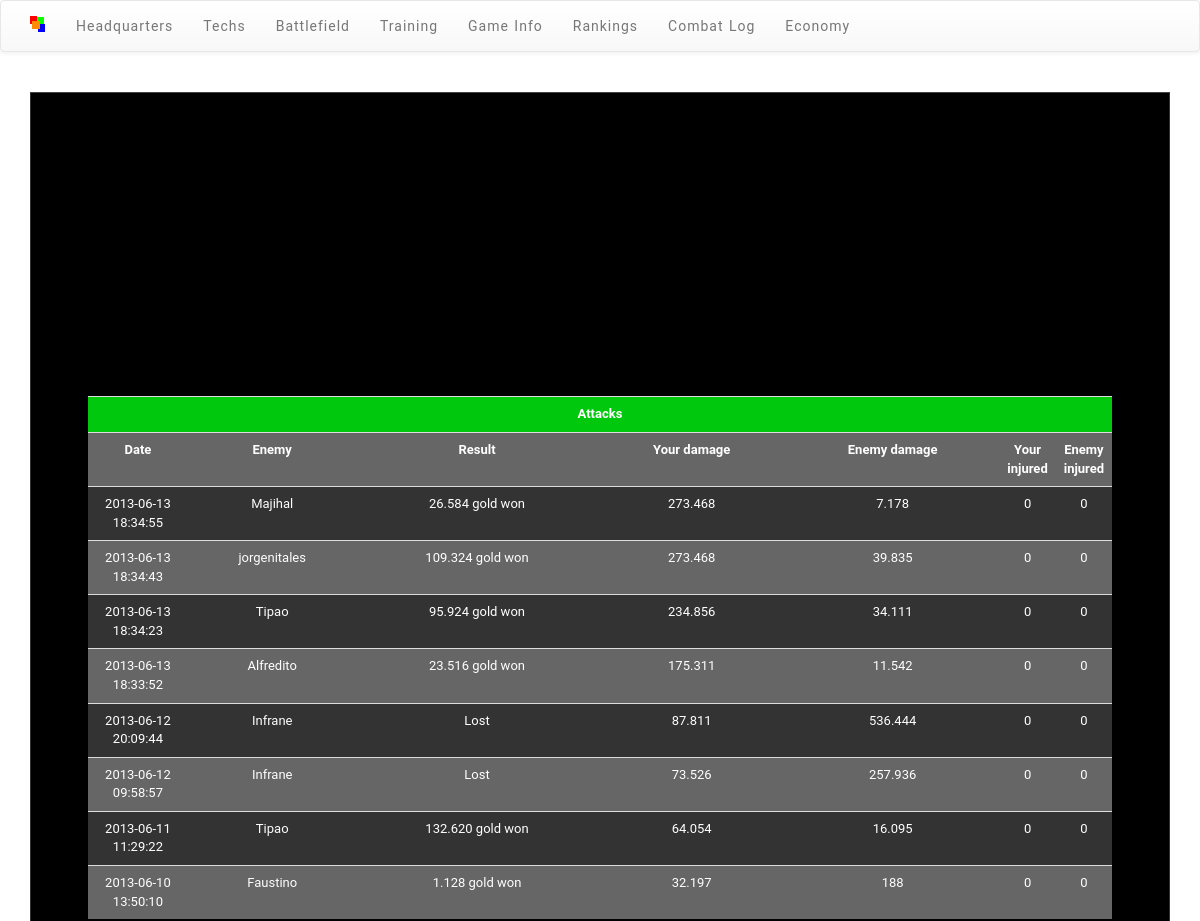
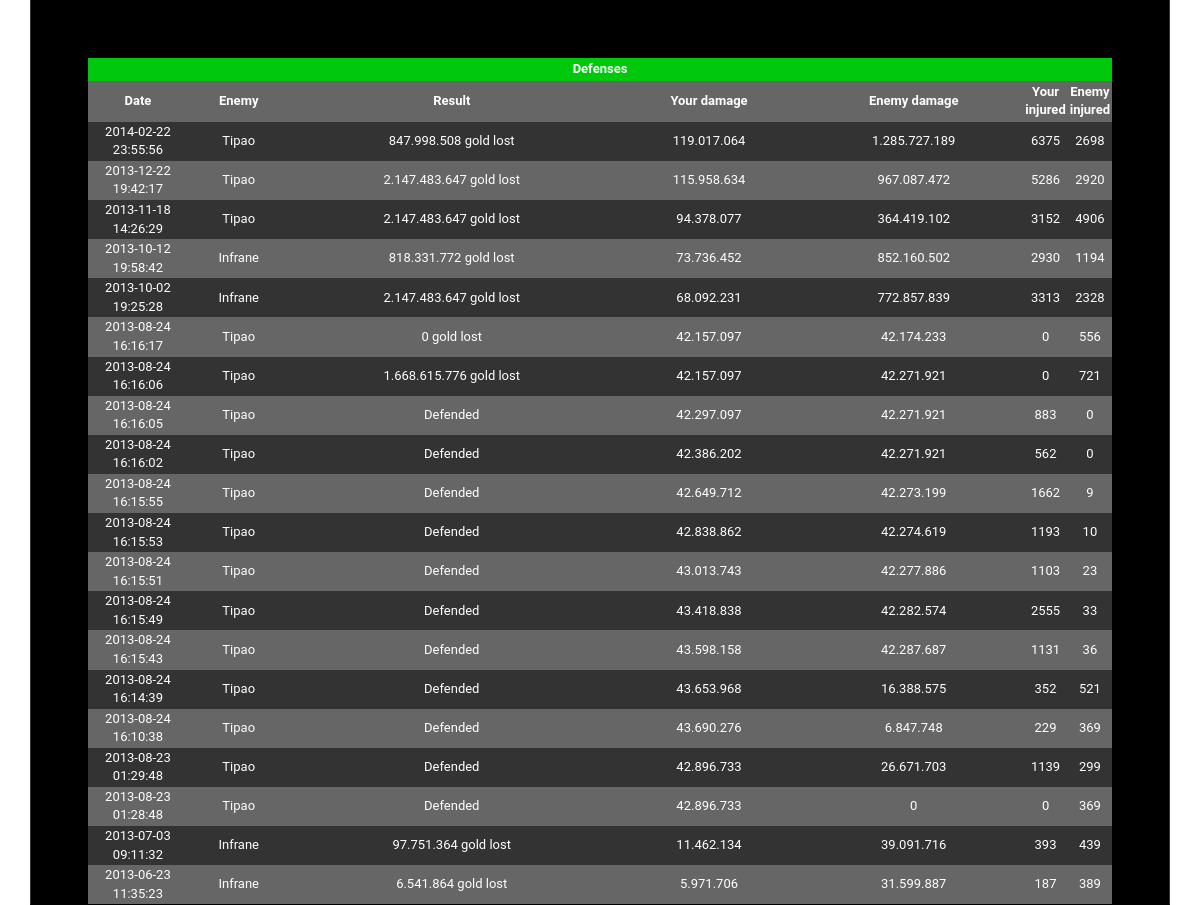
Screenshot of /combatlog.php (signed in) with the database file from the repository (2 pictures, top to bottom).
### tables this page shows
CREATE TABLE `logs` (
  `id` int(11) NOT NULL AUTO_INCREMENT,
  `date` datetime NOT NULL,
  `attacker_id` int(11) NOT NULL,
  `defender_id` int(11) NOT NULL,
  `result` int(11) NOT NULL,
  `attacker_dmg` int(11) NOT NULL,
  `defender_dmg` int(11) NOT NULL,
  `attacker_losses` int(11) NOT NULL,
  `defender_losses` int(11) NOT NULL,
  PRIMARY KEY (`id`)
);

CREATE TABLE `usuarios` (
  `id` int(11) NOT NULL AUTO_INCREMENT,
  `usuario` varchar(20) NOT NULL,
  `mail` varchar(40) NOT NULL,
  `password` varchar(40) NOT NULL,
  `auth` tinyint(4) NOT NULL DEFAULT '1',
  `fecha_alta` date NOT NULL,
  `fort` smallint(6) NOT NULL DEFAULT '0',
  `siege` smallint(6) NOT NULL DEFAULT '0',
  `unitprod` smallint(6) NOT NULL DEFAULT '0',
  `units` int(11) NOT NULL DEFAULT '0',
  `gold` bigint(30) NOT NULL DEFAULT '0',
  `race` tinyint(4) NOT NULL DEFAULT '0',
  `berserkers` int(11) NOT NULL DEFAULT '0',
  `paladins` int(11) NOT NULL DEFAULT '0',
  `merchants` int(11) NOT NULL DEFAULT '0',
  `racechanges` tinyint(4) NOT NULL DEFAULT '0',
  `injured` int(11) NOT NULL DEFAULT '0',
  PRIMARY KEY (`id`)
);

### includes/funciones.php (called while the page is built, shortened)
<?php
function formatNum($num){
	return number_format($num,0,",",".");
}
?>

### includes/body_logs.php (the view)
<?php
$par = false;
$attacks = mysql_query("SELECT * from logs where attacker_id='".$_SESSION['userid']."' ORDER BY date DESC LIMIT 0,20");
$defenses = mysql_query("SELECT * from logs where defender_id='".$_SESSION['userid']."' ORDER BY date DESC LIMIT 0,20");
echo "
<table class='logs table'>
<tr class='$racestyle'>
<th colspan='7'>Attacks</th>
</tr>
<tr class='".($par ? 'par' : 'impar')."'>
<th width='100px'>Date</th><th>Enemy</th><th>Result</th><th>Your damage</th><th>Enemy damage</th><th width='20px'>Your injured</th><th width='20px'>Enemy injured</th>
</tr>";
while ($row = mysql_fetch_object($attacks)){
	$par ? $par = false : $par = true;
	if ($row->attacker_dmg < $row->defender_dmg) $result = 'Lost';
	else $result = formatNum($row->result)." ".constant('string_moneda')." won";
	$sql = mysql_query("SELECT id, usuario FROM usuarios WHERE id='".$row->defender_id."'");
	$enemy = mysql_fetch_object($sql);
	echo "<tr class='".($par ? 'par' : 'impar')."'><td>$row->date</td><td><a href='../stats.php?id=$enemy->id'>$enemy->usuario</a></td><td>$result</td><td>",formatNum($row->attacker_dmg),"</td><td>",formatNum($row->defender_dmg),"</td><td>$row->attacker_losses</td><td>$row->defender_losses</td></tr>";
}
echo "
</table>
<br />
<br />";
echo "
<table class='logs'>
<tr class='$racestyle'>
<th colspan='7'>Defenses</th>
</tr>
<tr class='".($par ? 'par' : 'impar')."'>
<th width='100px'>Date</th><th>Enemy</th><th>Result</th><th>Your damage</th><th>Enemy damage</th><th width='20px'>Your injured</th><th width='20px'>Enemy injured</th>
</tr>";
while ($row = mysql_fetch_object($defenses)){
	$par ? $par = false : $par = true;
	if ($row->defender_dmg > $row->attacker_dmg) $result = 'Defended';
	else $result = formatNum($row->result)." ".constant('string_moneda')." lost";
	$sql = mysql_query("SELECT id, usuario FROM usuarios WHERE id='".$row->attacker_id."'");
	$enemy = mysql_fetch_object($sql);
	echo "<tr class='".($par ? 'par' : 'impar')."'><td>$row->date</td><td><a href='../stats.php?id=$enemy->id'>$enemy->usuario</a></td><td>$result</td><td>",formatNum($row->defender_dmg),"</td><td>",formatNum($row->attacker_dmg),"</td><td>$row->defender_losses</td><td>$row->attacker_losses</td></tr>";
}
echo "
</table>
";
?>

### css/goldies.css (style rules this page uses)
html, body { background: white; color: white; }
a:link, a:hover, a:visited, a:active { text-decoration: none; color: #FDFDFD; }
.greens { background-color: #00C90D; }
tr.par { background-color: #333333; }
tr.impar { background-color: #666666; }
table.logs { font-family: "Roboto", sans-serif; font-size: 13px; color: white; text-align: center; padding: 10px; width: 90%; margin-left: auto; margin-right: auto; }
.logs td { padding: 1px; }
.logs th { padding: 2px; }
th { text-align: center; }

### rows the page displays
logs: date "2013-06-13 18:34:55", usuarios.usuario "Majihal", result "26.584 gold won", attacker_dmg "273.468", defender_dmg "7.178", attacker_losses "0", defender_losses "0"
logs: date "2013-06-13 18:34:43", usuarios.usuario "jorgenitales", result "109.324 gold won", attacker_dmg "273.468", defender_dmg "39.835", attacker_losses "0", defender_losses "0"
logs: date "2013-06-13 18:34:23", usuarios.usuario "Tipao", result "95.924 gold won", attacker_dmg "234.856", defender_dmg "34.111", attacker_losses "0", defender_losses "0"
logs: date "2013-06-13 18:33:52", usuarios.usuario "Alfredito", result "23.516 gold won", attacker_dmg "175.311", defender_dmg "11.542", attacker_losses "0", defender_losses "0"
logs: date "2013-06-12 20:09:44", usuarios.usuario "Infrane", result "Lost", attacker_dmg "87.811", defender_dmg "536.444", attacker_losses "0", defender_losses "0"
logs: date "2013-06-12 09:58:57", usuarios.usuario "Infrane", result "Lost", attacker_dmg "73.526", defender_dmg "257.936", attacker_losses "0", defender_losses "0"
logs: date "2013-06-11 11:29:22", usuarios.usuario "Tipao", result "132.620 gold won", attacker_dmg "64.054", defender_dmg "16.095", attacker_losses "0", defender_losses "0"
logs: date "2013-06-10 13:50:10", usuarios.usuario "Faustino", result "1.128 gold won", attacker_dmg "32.197", defender_dmg "188", attacker_losses "0", defender_losses "0"
logs: date "2014-02-22 23:55:56", usuarios.usuario "Tipao", result "847.998.508 gold lost", defender_dmg "119.017.064", attacker_dmg "1.285.727.189", defender_losses "6375", attacker_losses "2698"
logs: date "2013-12-22 19:42:17", usuarios.usuario "Tipao", result "2.147.483.647 gold lost", defender_dmg "115.958.634", attacker_dmg "967.087.472", defender_losses "5286", attacker_losses "2920"
logs: date "2013-11-18 14:26:29", usuarios.usuario "Tipao", result "2.147.483.647 gold lost", defender_dmg "94.378.077", attacker_dmg "364.419.102", defender_losses "3152", attacker_losses "4906"
logs: date "2013-10-12 19:58:42", usuarios.usuario "Infrane", result "818.331.772 gold lost", defender_dmg "73.736.452", attacker_dmg "852.160.502", defender_losses "2930", attacker_losses "1194"
logs: date "2013-10-02 19:25:28", usuarios.usuario "Infrane", result "2.147.483.647 gold lost", defender_dmg "68.092.231", attacker_dmg "772.857.839", defender_losses "3313", attacker_losses "2328"
logs: date "2013-08-24 16:16:17", usuarios.usuario "Tipao", result "0 gold lost", defender_dmg "42.157.097", attacker_dmg "42.174.233", defender_losses "0", attacker_losses "556"
logs: date "2013-08-24 16:16:06", usuarios.usuario "Tipao", result "1.668.615.776 gold lost", defender_dmg "42.157.097", attacker_dmg "42.271.921", defender_losses "0", attacker_losses "721"
logs: date "2013-08-24 16:16:05", usuarios.usuario "Tipao", result "Defended", defender_dmg "42.297.097", attacker_dmg "42.271.921", defender_losses "883", attacker_losses "0"
logs: date "2013-08-24 16:16:02", usuarios.usuario "Tipao", result "Defended", defender_dmg "42.386.202", attacker_dmg "42.271.921", defender_losses "562", attacker_losses "0"
logs: date "2013-08-24 16:15:55", usuarios.usuario "Tipao", result "Defended", defender_dmg "42.649.712", attacker_dmg "42.273.199", defender_losses "1662", attacker_losses "9"
logs: date "2013-08-24 16:15:53", usuarios.usuario "Tipao", result "Defended", defender_dmg "42.838.862", attacker_dmg "42.274.619", defender_losses "1193", attacker_losses "10"
logs: date "2013-08-24 16:15:51", usuarios.usuario "Tipao", result "Defended", defender_dmg "43.013.743", attacker_dmg "42.277.886", defender_losses "1103", attacker_losses "23"
logs: date "2013-08-24 16:15:49", usuarios.usuario "Tipao", result "Defended", defender_dmg "43.418.838", attacker_dmg "42.282.574", defender_losses "2555", attacker_losses "33"
logs: date "2013-08-24 16:15:43", usuarios.usuario "Tipao", result "Defended", defender_dmg "43.598.158", attacker_dmg "42.287.687", defender_losses "1131", attacker_losses "36"
logs: date "2013-08-24 16:14:39", usuarios.usuario "Tipao", result "Defended", defender_dmg "43.653.968", attacker_dmg "16.388.575", defender_losses "352", attacker_losses "521"
logs: date "2013-08-24 16:10:38", usuarios.usuario "Tipao", result "Defended", defender_dmg "43.690.276", attacker_dmg "6.847.748", defender_losses "229", attacker_losses "369"
logs: date "2013-08-23 01:29:48", usuarios.usuario "Tipao", result "Defended", defender_dmg "42.896.733", attacker_dmg "26.671.703", defender_losses "1139", attacker_losses "299"
logs: date "2013-08-23 01:28:48", usuarios.usuario "Tipao", result "Defended", defender_dmg "42.896.733", attacker_dmg "0", defender_losses "0", attacker_losses "369"
logs: date "2013-07-03 09:11:32", usuarios.usuario "Infrane", result "97.751.364 gold lost", defender_dmg "11.462.134", attacker_dmg "39.091.716", defender_losses "393", attacker_losses "439"
logs: date "2013-06-23 11:35:23", usuarios.usuario "Infrane", result "6.541.864 gold lost", defender_dmg "5.971.706", attacker_dmg "31.599.887", defender_losses "187", attacker_losses "389"
